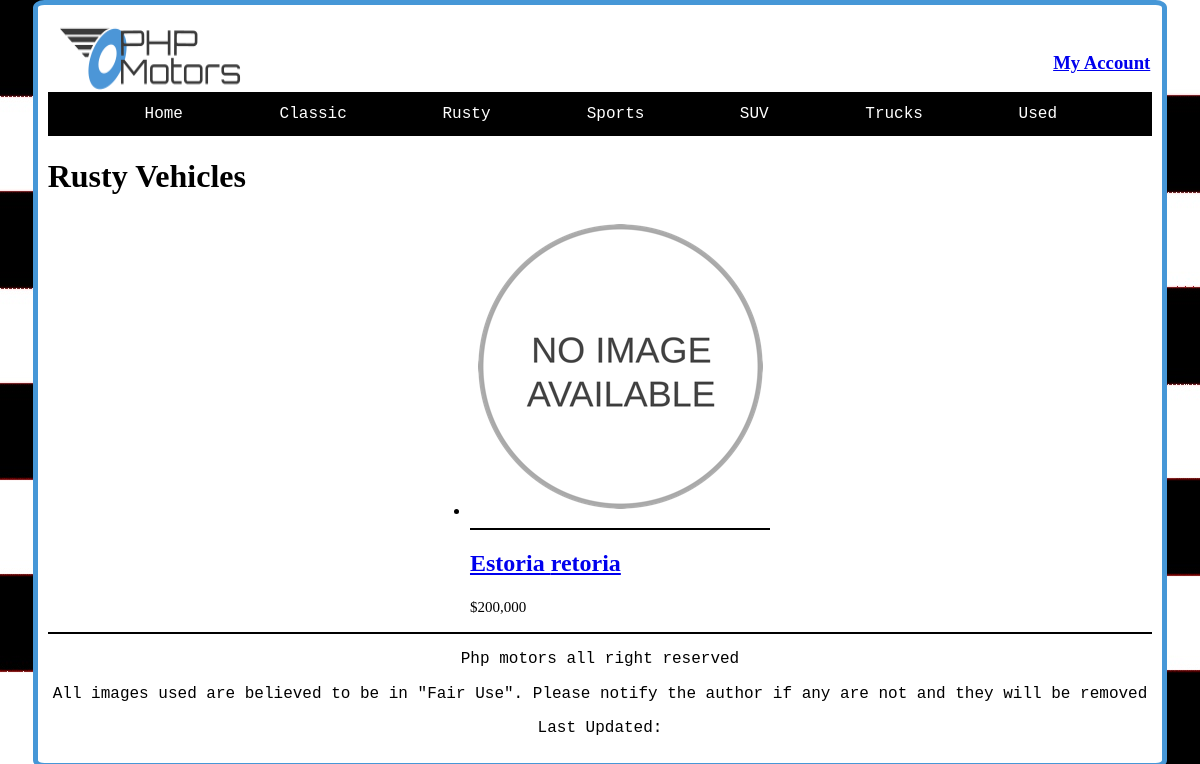
The page /vehicles?action=classification&classificationName=Rusty on the database its author committed.
### tables this page shows
CREATE TABLE `carclassification` (
  `classificationId` int(11) NOT NULL,
  `classificationName` varchar(30) NOT NULL
);

CREATE TABLE `inventory` (
  `invId` int(11) NOT NULL,
  `invMake` varchar(30) NOT NULL,
  `invModel` varchar(30) NOT NULL,
  `invDescription` text NOT NULL,
  `invImage` varchar(50) NOT NULL,
  `invThumbnail` varchar(50) NOT NULL,
  `invPrice` decimal(10,0) NOT NULL,
  `invStock` smallint(6) NOT NULL,
  `invColor` varchar(20) NOT NULL,
  `classificationId` int(11) NOT NULL
);

### model/main-model.php (called while the page is built, shortened)
<?php
function getClassifications(){
    $db = phpmotorsConnect();
    $sql = 'SELECT * FROM carclassification ORDER BY classificationName ASC';
    $stmt = $db->prepare($sql);
    $stmt->execute();
    $classifications = $stmt->fetchAll();
    return $classifications;
  }
?>

### model/vehicles-model.php (called while the page is built, shortened)
<?php
       function getVehiclesByClassification($classificationName){
        $db = phpmotorsConnect();
        $sql = 'SELECT * FROM inventory WHERE classificationId IN (SELECT classificationId FROM carclassification WHERE classificationName = :classificationName)';
        $stmt = $db->prepare($sql);
        $stmt->bindValue(':classificationName', $classificationName, PDO::PARAM_STR);
        $stmt->execute();
        $vehicles = $stmt->fetchAll(PDO::FETCH_ASSOC);
        return $vehicles;
       }

### vehicles/index.php (the view, shortened to what this page needs)
<?php
require_once '../model/vehicles-model.php';
require_once '../model/main-model.php';
require_once '../library/functions.php';
$classifications = getClassifications();
$navList = nav($classifications);
$action = filter_input(INPUT_POST, 'action');
if ($action == NULL) {
  $action = filter_input(INPUT_GET, 'action');
}
switch ($action) {
  case 'classification':
    $classificationName = filter_input(INPUT_GET, 'classificationName', FILTER_SANITIZE_FULL_SPECIAL_CHARS);
    $vehicles = getVehiclesByClassification($classificationName);
    include '../views/classification.php';
    break;
}

### library/functions.php (shortened to what this page needs)
<?php
function nav($classifications)
{
   $classifications = getClassifications();
   $navList = '<ul>';
   $navList .= "<li><a href='/phpmotors/' title='View the PHP Motors home page'>Home</a></li>";
   foreach ($classifications as $classification) {
      $navList .= "<li><a href='/phpmotors/vehicles?action=classification&classificationName="
         . urlencode($classification['classificationName']) .
         "' title='View our $classification[classificationName]
        product line'>$classification[classificationName]</a></li>";
   }
   $navList .= '</ul>';
   return $navList;
}

### views/classification.php (shortened to what this page needs)
<!DOCTYPE html>
<html lang="en">
<head>
  <link rel="stylesheet" href="/phpmotors/css/normalize.css">
    <link rel="stylesheet" href="/phpmotors/css/style.css">
</head>
  <body>
  <div class="content">
    <header>
      <?php require $_SERVER['DOCUMENT_ROOT'] . '/phpmotors/commons/header.php';
      ?>
    </header>
    <div class="person">
      <div class="container">
        <div class="container-inner">
          <nav>
            <?php
            echo $navList;
            ?>
          </nav>
        </div>
      </div>
    </div>
    <main>
    <h1> <?php echo $classificationName; ?> Vehicles</h1>
<?php if (!empty($vehicles)) { ?>
        <ul id="inv-Display">
                    <?php foreach ($vehicles as $vehicle) { ?>
                        <li>
                    <a href="/phpmotors/vehicles/?action=delivervehicleDetail&invId=<?php echo $vehicle['invId']?>">
                    <img src='<?php echo $vehicle['invThumbnail'] ?>' alt='Image of <?php echo $vehicle['invMake']?> on phpMotors'></a>
                    <hr>
                   <h2><a href="/phpmotors/vehicles/?action=delivervehicleDetail&invId=<?php echo $vehicle['invId']?>"><?php echo $vehicle['invMake'] . ' ' . $vehicle['invModel'] ?></a></h2>
                    <?php echo  '<span> $' . number_format ($vehicle['invPrice']) . '</span>'; ?>
                    </li>
                    <?php } ?>
                </ul>
                <?php } ?>
    </main>
    <hr>
    <footer>
      <?php require $_SERVER['DOCUMENT_ROOT'] . '/phpmotors/commons/footer.php';
      ?>
    </footer>
    </div>
  </body>
</html>

### css/style.css (style rules this page uses)
html { box-sizing: border-box; }
*, *:before, *:after { box-sizing: inherit; }
nav { background-color: black; font-family:'Courier New', Courier, monospace; }
nav ul { list-style-type:none; padding: 0; margin: 0; }
nav ul li a { display:block; padding: .8rem 2%; text-decoration: none; color: #fff; }
ul { display: flex; justify-content: space-evenly; flex-wrap: wrap; flex-direction: row; }
footer { font-family: 'Courier New', Courier, monospace; text-align: center; padding-left: 5px; padding-right: 5px; }
body span { font-size: 15px; }
header { background-color: white; display: flex; padding-left: 2px; padding-right: 2px; color: #8d8d8d; align-content: stretch; justify-content: space-between; }
.content { padding: 10px; background-color:white; margin: auto; max-width: max-content; border: 5px solid #4697d7; border-radius: 1%; }
body { background-image:url(checkerboard.jpg); font-family: 'cursive', 'fantasy'; }
h2 { font-family: cursive; }
main { font-family: cursive; }
hr { height:2px; border-width:0; color:black; background-color:black; }

### rows shown on the page
carclassification: classificationName "Classic"
carclassification: classificationName "Rusty"
carclassification: classificationName "Sports"
carclassification: classificationName "SUV"
carclassification: classificationName "Trucks"
carclassification: classificationName "Used"
inventory: invThumbnail (placeholder picture), invMake "Estoria", invModel "retoria", invPrice "200,000"

### other values the page prints
$classificationName "Rusty"
